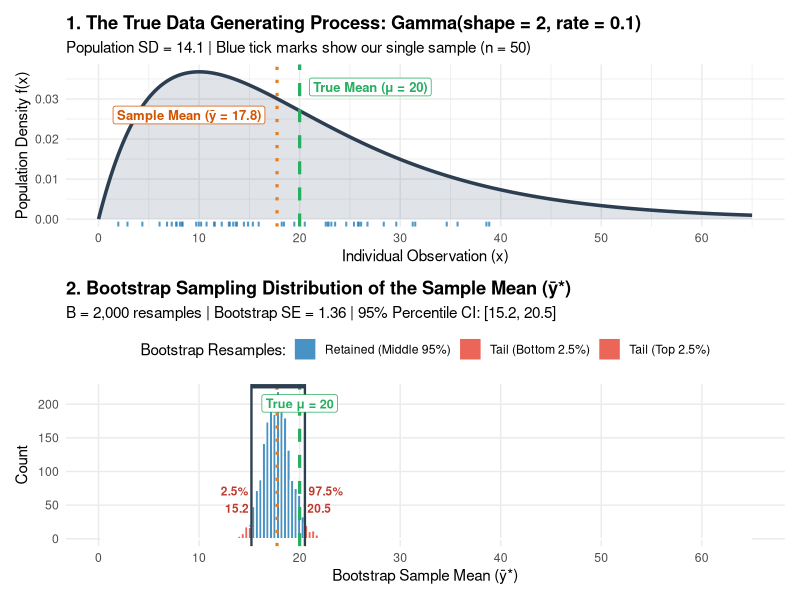

This chart was generated by the following R code:
## ---- chunk 1
#| label: my-bootstrap-function

my_bootstrap <- function(data, stat_fn, B = 1000, conf = 0.95, seed = NULL) {
  if (!is.null(seed)) set.seed(seed)
  n <- length(data)
  
  # Step 1: Calculate the observed point estimate on the original sample
  theta_hat <- stat_fn(data)
  
  # Steps 2 & 3: Resample with replacement B times and calculate stat_fn
  boot_estimates <- numeric(B)
  
  for (b in 1:B) {
    # Draw n observations WITH replacement from our single sample
    resample <- sample(data, size = n, replace = TRUE)
    # Compute the statistic on this specific bootstrap sample
    boot_estimates[b] <- stat_fn(resample)
  }
  
  # Step 4: Extract SE and empirical percentile CI bounds
  se_boot <- sd(boot_estimates)
  alpha <- 1 - conf
  ci_lower <- quantile(boot_estimates, probs = alpha / 2, names = FALSE)
  ci_upper <- quantile(boot_estimates, probs = 1 - alpha / 2, names = FALSE)
  
  list(
    estimate  = theta_hat,
    se        = se_boot,
    ci        = c(lower = ci_lower, upper = ci_upper),
    conf      = conf,
    estimates = boot_estimates
  )
}
## ---- chunk 2
#| label: fig-aligned-dgp-bootstrap
#| fig-cap: "Top: Population DGP. Bottom: Bootstrap sampling distribution on the exact same horizontal scale, illustrating variance shrinkage (SE = 1.36 vs. SD = 14.1)."
#| fig-width: 9
#| fig-height: 7.5

library(ggplot2)
library(dplyr)
library(patchwork)

# -------------------------------------------------------------------------
# 1. Setup & Data
# -------------------------------------------------------------------------
set.seed(1)
n <- 50
shape_val <- 2
rate_val  <- 0.1
true_mean <- shape_val / rate_val  # 20

# Our single realized sample
y <- rgamma(n = n, shape = shape_val, rate = rate_val)

# Run bootstrap
res <- my_bootstrap(y, stat_fn = mean, B = 2000, conf = 0.95, seed = 42)

sample_mean <- res$estimate
ci_low      <- unname(res$ci[1])
ci_high     <- unname(res$ci[2])

# Common horizontal scale for perfect alignment
common_xlim   <- c(0, 65)
common_breaks <- seq(0, 60, by = 10)

# -------------------------------------------------------------------------
# 2. Top Plot: The True Population (DGP)
# -------------------------------------------------------------------------
x_grid <- seq(0, 65, length.out = 500)
df_dgp <- data.frame(
  x = x_grid, 
  density = dgamma(x_grid, shape = shape_val, rate = rate_val)
)
df_sample <- data.frame(y = y)

p_dgp <- ggplot(df_dgp, aes(x = x, y = density)) +
  geom_line(color = "#2c3e50", linewidth = 1.2) +
  geom_area(fill = "#34495e", alpha = 0.15) +
  # Observed sample tick marks
  geom_rug(data = df_sample, aes(x = y), inherit.aes = FALSE, color = "#2980b9", linewidth = 0.7, alpha = 0.8) +
  # Reference vertical lines
  geom_vline(xintercept = true_mean, color = "#27ae60", linewidth = 1.1, linetype = "dashed") +
  geom_vline(xintercept = sample_mean, color = "#e67e22", linewidth = 1.1, linetype = "dotted") +
  # Labels
  annotate("label", x = true_mean, y = 0.033, label = paste0("True Mean (μ = ", true_mean, ")"),
           color = "#27ae60", fill = "white", fontface = "bold", size = 3.3, hjust = -0.08) +
  annotate("label", x = sample_mean, y = 0.026, label = paste0("Sample Mean (ȳ = ", round(sample_mean, 1), ")"),
           color = "#d35400", fill = "white", fontface = "bold", size = 3.3, hjust = 1.08) +
  scale_x_continuous(limits = common_xlim, breaks = common_breaks) +
  labs(
    title = "1. The True Data Generating Process: Gamma(shape = 2, rate = 0.1)",
    subtitle = paste0("Population SD = ", round(sqrt(shape_val / rate_val^2), 1), " | Blue tick marks show our single sample (n = 50)"),
    x = "Individual Observation (x)",
    y = "Population Density f(x)"
  ) +
  theme_minimal(base_size = 11) +
  theme(plot.title = element_text(face = "bold"))

# -------------------------------------------------------------------------
# 3. Bottom Plot: Bootstrap Sampling Distribution (Aligned)
# -------------------------------------------------------------------------
df_boot <- tibble(theta_star = res$estimates) |> 
  mutate(
    region = case_when(
      theta_star < ci_low  ~ "Tail (Bottom 2.5%)",
      theta_star > ci_high ~ "Tail (Top 2.5%)",
      TRUE                 ~ "Retained (Middle 95%)"
    )
  )

p_boot <- ggplot(df_boot, aes(x = theta_star)) +
  # Explicit binwidth keeps histogram smooth on the wide 0-65 axis
  geom_histogram(aes(fill = region), binwidth = 0.35, color = "white", alpha = 0.85) +
  
  # Vertically aligned reference lines
  geom_vline(xintercept = true_mean, color = "#27ae60", linewidth = 1.1, linetype = "dashed") +
  geom_vline(xintercept = sample_mean, color = "#e67e22", linewidth = 1.1, linetype = "dotted") +
  
  # CI boundary lines & top bracket
  geom_vline(xintercept = c(ci_low, ci_high), color = "#2c3e50", linewidth = 0.8) +
  annotate("segment", x = ci_low, xend = ci_high, y = Inf, yend = Inf, 
           color = "#2c3e50", linewidth = 3) +
  
  # Annotations
  annotate("label", x = true_mean, y = Inf, vjust = 1.6,
           label = paste0("True μ = ", true_mean), 
           color = "#27ae60", fill = "white", fontface = "bold", size = 3.2) +
  annotate("text", x = ci_low, y = 0, vjust = -1, hjust = 1.1,
           label = paste0("2.5%\n", round(ci_low, 1)), color = "#c0392b", fontface = "bold", size = 3) +
  annotate("text", x = ci_high, y = 0, vjust = -1, hjust = -0.1,
           label = paste0("97.5%\n", round(ci_high, 1)), color = "#c0392b", fontface = "bold", size = 3) +
  
  scale_x_continuous(limits = common_xlim, breaks = common_breaks) +
  scale_fill_manual(
    name = "Bootstrap Resamples:",
    values = c(
      "Retained (Middle 95%)" = "#2980b9",
      "Tail (Bottom 2.5%)"    = "#e74c3c",
      "Tail (Top 2.5%)"       = "#e74c3c"
    )
  ) +
  labs(
    title = "2. Bootstrap Sampling Distribution of the Sample Mean (ȳ*)",
    subtitle = paste0(
      "B = 2,000 resamples | Bootstrap SE = ", round(res$se, 2), 
      " | 95% Percentile CI: [", round(ci_low, 1), ", ", round(ci_high, 1), "]"
    ),
    x = "Bootstrap Sample Mean (ȳ*)",
    y = "Count"
  ) +
  theme_minimal(base_size = 11) +
  theme(
    legend.position = "top",
    panel.grid.minor = element_blank(),
    plot.title = element_text(face = "bold")
  )

# -------------------------------------------------------------------------
# 4. Display Stacked & Perfectly Aligned
# -------------------------------------------------------------------------
p_dgp / p_boot
## ---- chunk 3
library(boot)
library(knitr)

# -------------------------------------------------------------------------
# 1. Setup & Data Generation
# -------------------------------------------------------------------------
set.seed(1)
n <- 50
shape <- 2
rate  <- 0.1
# True DGP
y <- rgamma(n = n, shape = shape, rate = rate)

true_mean   <- shape / rate                            # 20
true_var    <- shape / (rate^2)                        # 200
true_median <- qgamma(0.5, shape = shape, rate = rate)   # ~16.78

B <- 1000

# -------------------------------------------------------------------------
# 2. Callback Functions Required by the `boot` Library: function(data, indices)
# -------------------------------------------------------------------------
boot_fn_mean   <- function(d, i) mean(d[i])
boot_fn_median <- function(d, i) median(d[i])
boot_fn_var    <- function(d, i) var(d[i])

# -------------------------------------------------------------------------
# 3. Run Both Implementations
# -------------------------------------------------------------------------
# A. Mean
our_mean     <- my_bootstrap(y, stat_fn = mean, B = B)
lib_mean     <- boot(data = y, statistic = boot_fn_mean, R = B)
ci_mean      <- boot.ci(lib_mean, conf = 0.95, type = c("perc", "bca"))

# B. Median
our_median     <- my_bootstrap(y, stat_fn = median, B = B)
lib_median     <- boot(data = y, statistic = boot_fn_median, R = B)
ci_median      <- boot.ci(lib_median, conf = 0.95, type = c("perc", "bca"))

# C. Variance
our_var     <- my_bootstrap(y, stat_fn = var, B = B, seed = 1)
lib_var     <- boot(data = y, statistic = boot_fn_var, R = B)
ci_var      <- boot.ci(lib_var, conf = 0.95, type = c("perc", "bca"))

# -------------------------------------------------------------------------
# 4. Assemble Comparison Table
# -------------------------------------------------------------------------
# Helper function to format intervals cleanly
fmt_ci <- function(lower, upper) {
  if (is.null(lower) || is.na(lower)) return("N/A")
  sprintf("[%.2f, %.2f]", lower, upper)
}

# Pull estimates: uses $original if it exists, otherwise computes directly from y
est_mean   <- mean(y)
est_median <- median(y)
est_var    <- var(y)

comparison_table <- data.frame(
  Functional   = c("Mean", "Median", "Variance"),
  True_Value   = round(c(true_mean, true_median, true_var), 2),
  Estimate     = round(c(est_mean, est_median, est_var), 2),
  our_SE   = round(c(our_mean$se, our_median$se, our_var$se), 2),
  Boot_SE      = round(c(sd(lib_mean$t), sd(lib_median$t), sd(lib_var$t)), 2),
  our_Perc = c(
    fmt_ci(our_mean$ci[1], our_mean$ci[2]),
    fmt_ci(our_median$ci[1], our_median$ci[2]),
    fmt_ci(our_var$ci[1], our_var$ci[2])
  ),
  Boot_Perc    = c(
    fmt_ci(ci_mean$percent[4], ci_mean$percent[5]),
    fmt_ci(ci_median$percent[4], ci_median$percent[5]),
    fmt_ci(ci_var$percent[4], ci_var$percent[5])
  ),
  Boot_BCa     = c(
    fmt_ci(ci_mean$bca[4], ci_mean$bca[5]),
    fmt_ci(ci_median$bca[4], ci_median$bca[5]),
    fmt_ci(ci_var$bca[4], ci_var$bca[5])
  )
)

print(comparison_table)

# NOTE: Variance is more difficult to estimate that the mean. This is especially true for skewed distributions like this Gamma.
# This example shows us how precentile CIs can fail in such cases, when the sample size is relatively small. However, percentile
# intervals are primarily a pedagogical tool and better alternatives exist, such as BCa or double bootstrap.
